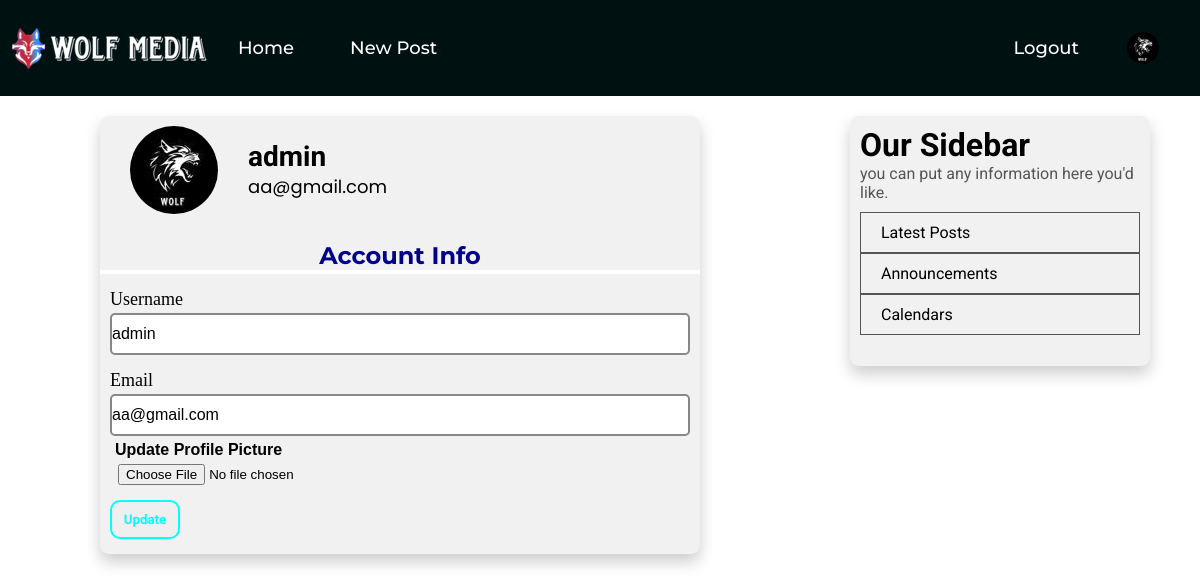
Page /account (signed in) on the committed database.
### wolfmedia/models.py (models this page shows, shortened)
class User(db.Model, UserMixin):
    id = db.Column(db.Integer, primary_key= True)
    username = db.Column(db.String(16), unique=True, nullable=False)
    email = db.Column(db.String(120), unique=True, nullable=False)
    image_file = db.Column(db.String(20), nullable=False, default='default.png')
    password = db.Column(db.String(60), nullable=False)
    posts = db.relationship('Post', backref='author', lazy=True)

### wolfmedia/routes.py (the view)
@app.route("/account", methods=['GET','POST'])
@login_required
def account():
    form = UpdateAccountForm()
    if form.validate_on_submit():
        if form.picture.data:
            picture_file = save_picture(form.picture.data)
            current_user.image_file=picture_file
        current_user.username= form.username.data
        current_user.email = form.email.data
        db.session.commit()
        flash('Your account has been updated!', 'success')
        return redirect(url_for('account'))
    elif request.method == 'GET':
        form.username.data = current_user.username
        form.email.data = current_user.email
    image_file = url_for('static', filename='img/' + current_user.image_file)
    return render_template('account.html', title= 'Your Profile',
                            image_file= image_file, form=form)

### wolfmedia/form.py (shortened to what this page needs)
class UpdateAccountForm(FlaskForm):
    username = StringField('Username', validators=[
        DataRequired(), Length(min=3, max=15)])
    email = StringField('Email', validators=[ DataRequired(), Email()])
    picture = FileField('Update Profile Picture', validators=[FileAllowed(['jpg', 'png', 'jpeg'])])
    submit = SubmitField('Update')

### wolfmedia/models.py (called while the page is built)
@login_manager.user_loader
def load_user(user_id):
    return User.query.get(int(user_id))

### wolfmedia/templates/account.html (shortened to what this page needs)
{% extends "layout.html" %}
{% block content %}
    <div class="register-section">
        <div class="account-info">
            <img class="profile-img" src="{{ image_file }}">
            <div class="account-text-content">
                <h2> {{ current_user.username }} </h2>
                <p> {{ current_user.email }} </p>
            </div>
        </div>
        <div >
            <form method="POST" action="" enctype="multipart/form-data">
                <fieldset class="form no-border">
                    <p> Account Info </p>
                    <div class="form ">
                        {{ form.username.label(class="form-control-label") }}
                        {% if form.username.errors %}
                            {{ form.username(class="form-control is-invalid") }}
                                <div class="invalid-feedback">
                                    {% for errors in form.username.errors %}
                                        <span>{{ errors }}</span>
                                    {% endfor %}
                                </div>
                        {%else %}
                            {{ form.username(class="form-control") }}
                        {% endif %}
                    </div>
                    <div class="form ">
                        {{ form.email.label(class="form-control-label") }}
                        {% if form.email.errors %}
                            {{ form.email(class="form-control is-invalid") }}
                                <div class="invalid-feedback">
                                    {% for errors in form.email.errors %}
                                        <span>{{ errors }}</span>
                                    {% endfor %}
                                </div>
                        {%else %}
                            {{ form.email(class="form-control") }}
                        {% endif %}
                    </div>
                    <div class="form ">
                        {{ form.picture.label(class= "picture-control") }}
                        {{ form.picture(class="form-control-file") }}
                    </div>
                    <div class="form top-margin">
                        {{ form.submit(class=" btn") }}
                    </div>
                </fieldset>
            </form>
        </div>
    </div>
{% endblock %}

### wolfmedia/templates/layout.html (shortened to what this page needs)
<!DOCTYPE html>
<html lang="en">
<head>
    <link rel="stylesheet" type="text/css" href="{{ url_for('static', filename='style.css') }}">
</head>
<body>
    <nav>
        <div class="left-nav">
            <img  src="{{ url_for('static', filename='img/header.png')}}" alt="writelogo">
            <a href="{{ url_for('home') }}">Home</a>
            {% if current_user.is_authenticated %}
                <a href="{{ url_for('new_post') }}">New Post</a>
            {% endif %}
        </div>
        <div class="right-nav">
            {% if current_user.is_authenticated %}
                <a href="{{ url_for('logout') }}">Logout</a>
                <a href="{{ url_for('account') }}" class="circular"><img src="{{ url_for('static', filename='img/'+ current_user.image_file)}}" alt="" width="32px" height="32px"></a>
            {% else %}
                <a href="{{ url_for('login') }}">Login</a>
                <a href="{{ url_for('register') }}">Register</a>
                <a href="{{ url_for('login') }}" class="circular"><img src="{{ url_for('static', filename='img/user.png')}}" alt="" width="32px" height="32px"></a>
            {% endif %}
        </div>
    </nav>
    <div class="container">
        <div class="left-content">
            {% block content %}{% endblock %}
        </div>
        <div class="right-content">
            <h1>Our Sidebar</h1>
            <p>you can put any information here you'd like.</p>
            <ul>
                <li><a href="#">Latest Posts</a></li>
                <li><a href="#">Announcements</a></li>
                <li><a href="#">Calendars</a></li>
            </ul>
        </div>
    </div>
</body>
</html>

### wolfmedia/static/style.css (style rules this page uses)
* { margin: 0; padding: 0; box-sizing: border-box; }
body { font-family:'Times New Roman', Times, serif; font-size: 16px; position: relative; }
nav { height: 12vh; background-color: #001112; display: flex; text-align: center; align-items: center; justify-content: space-between; width: 100vw; }
nav a { text-decoration: none; color: #fff; margin:0 12px; font-weight: 500; padding: 12px 16px; font-size: 18px; font-family: 'Montserrat', sans-serif; }
.left-nav { margin-left: 10px; display: flex; align-items: center; text-align: center; }
.right-nav { margin-right: 25px; display: flex; align-items: center; text-align: center; }
.circular img { display: flex; align-items: center; justify-content: center; border-radius: 50%; }
.circular { margin-left:16px; padding: 4px; }
.container { display: flex; justify-content: space-between; width: 100vw; }
.right-content { display: flex; flex-direction: column; background-color: #f1f1f1; font-family: 'Roboto', sans-serif; box-shadow: 0 8px 16px rgba(0, 0, 0, 0.2); padding: 10px; border-radius: 9px; margin-top: 20px; margin-right: 50px; width: 25vw; height: 250px; }
.right-content p { color: #555; margin-bottom: 10px; }
.right-content li { list-style: none; padding: 10px; border: 1px solid #555; }
.right-content a { text-decoration: none; padding: 10px; color: #000; }
.register-section { margin-top: 20px; margin-left: 100px; width: 50vw; border-radius: 9px; box-shadow: 0 8px 16px rgba(0, 0, 0, 0.2); background-color: #f1f1f1; }
fieldset p { text-align: center; border-bottom: 4px solid #fff; font-size: 24px; font-weight: 700; font-family: 'Montserrat', sans-serif; color:darkblue; }
.form { display: flex; flex-direction: column; border-radius: 9px; }
.form-control-label { padding-top: 15px; padding-bottom: 3px; font-size: 18px; margin: 0 10px; }
.form-control { padding: 10px 0; margin: 0 10px; border-radius: 5px; border: 2px solid #888; font-size: 16px; outline: none; }
.btn { padding: 10px; font-weight: 700; font-family:'Roboto', sans-serif; width: 70px; margin-bottom: 15px; margin-left: 10px; border-radius: 10px; border: 2px solid cyan; color: cyan; cursor: pointer; }
.account-info { display: flex; margin-left: 20px; padding: 10px; align-items: center; }
.profile-img { width:88px; height:88px; border-radius: 50%; }
.account-text-content { padding-left: 10px; margin-left: 20px; }
.account-text-content h2 { font-family: 'Roboto', sans-serif; font-size: 28px; }
.account-text-content p { font-family: 'Poppins', sans-serif; font-size: 18px; }
.no-border { border: none; margin-top: 17px; }
.top-margin { margin-top: 15px; }
.picture-control { margin-left: 10px; padding: 5px; font-family: 'Gill Sans', 'Gill Sans MT', Calibri, 'Trebuchet MS', sans-serif; font-weight: 600; }
.form-control-file { margin-left: 18px; }

### rows in the picture
User: image_file (picture), username "admin", email "aa@gmail.com"
